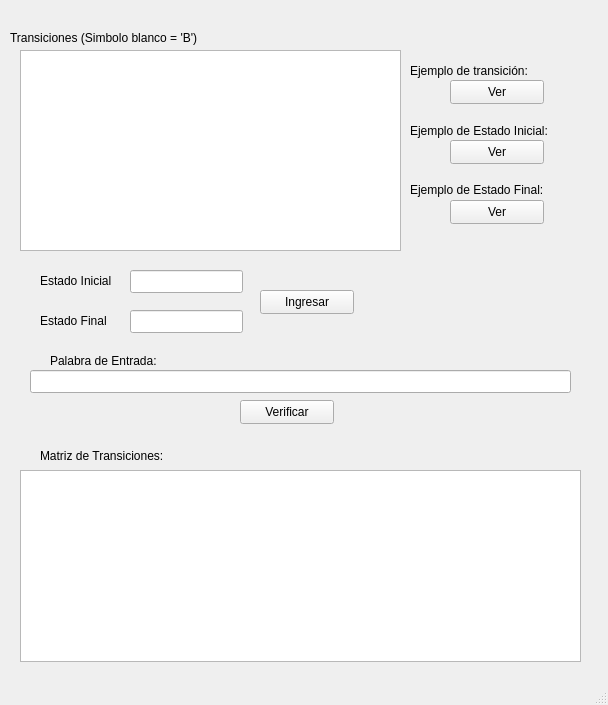
<?xml version="1.0" encoding="UTF-8"?>
<ui version="4.0">
 <class>MainWindow</class>
 <widget class="QMainWindow" name="MainWindow">
  <property name="geometry">
   <rect>
    <x>0</x>
    <y>0</y>
    <width>608</width>
    <height>705</height>
   </rect>
  </property>
  <property name="windowTitle">
   <string>MainWindow</string>
  </property>
  <widget class="QWidget" name="centralwidget">
   <widget class="QLabel" name="label">
    <property name="geometry">
     <rect>
      <x>10</x>
      <y>30</y>
      <width>241</width>
      <height>16</height>
     </rect>
    </property>
    <property name="text">
     <string>Transiciones (Simbolo blanco = 'B')</string>
    </property>
   </widget>
   <widget class="QTextEdit" name="text_transiciones">
    <property name="geometry">
     <rect>
      <x>20</x>
      <y>50</y>
      <width>381</width>
      <height>201</height>
     </rect>
    </property>
   </widget>
   <widget class="QPushButton" name="btn_verTrans">
    <property name="geometry">
     <rect>
      <x>450</x>
      <y>80</y>
      <width>94</width>
      <height>24</height>
     </rect>
    </property>
    <property name="text">
     <string>Ver</string>
    </property>
   </widget>
   <widget class="QPushButton" name="btn_verEstIni">
    <property name="geometry">
     <rect>
      <x>450</x>
      <y>140</y>
      <width>94</width>
      <height>24</height>
     </rect>
    </property>
    <property name="text">
     <string>Ver</string>
    </property>
   </widget>
   <widget class="QPushButton" name="btn_verEstFin">
    <property name="geometry">
     <rect>
      <x>450</x>
      <y>200</y>
      <width>94</width>
      <height>24</height>
     </rect>
    </property>
    <property name="text">
     <string>Ver</string>
    </property>
   </widget>
   <widget class="QPushButton" name="btn_ingresar">
    <property name="geometry">
     <rect>
      <x>260</x>
      <y>290</y>
      <width>94</width>
      <height>24</height>
     </rect>
    </property>
    <property name="text">
     <string>Ingresar</string>
    </property>
   </widget>
   <widget class="QLineEdit" name="line_inicial">
    <property name="geometry">
     <rect>
      <x>130</x>
      <y>270</y>
      <width>113</width>
      <height>23</height>
     </rect>
    </property>
   </widget>
   <widget class="QLineEdit" name="line_final">
    <property name="geometry">
     <rect>
      <x>130</x>
      <y>310</y>
      <width>113</width>
      <height>23</height>
     </rect>
    </property>
   </widget>
   <widget class="QLineEdit" name="line_palabra">
    <property name="geometry">
     <rect>
      <x>30</x>
      <y>370</y>
      <width>541</width>
      <height>23</height>
     </rect>
    </property>
   </widget>
   <widget class="QLabel" name="label_2">
    <property name="geometry">
     <rect>
      <x>40</x>
      <y>270</y>
      <width>81</width>
      <height>21</height>
     </rect>
    </property>
    <property name="text">
     <string>Estado Inicial</string>
    </property>
   </widget>
   <widget class="QLabel" name="label_3">
    <property name="geometry">
     <rect>
      <x>40</x>
      <y>310</y>
      <width>81</width>
      <height>21</height>
     </rect>
    </property>
    <property name="text">
     <string>Estado Final</string>
    </property>
   </widget>
   <widget class="QLabel" name="label_4">
    <property name="geometry">
     <rect>
      <x>410</x>
      <y>60</y>
      <width>141</width>
      <height>21</height>
     </rect>
    </property>
    <property name="text">
     <string>Ejemplo de transición:</string>
    </property>
   </widget>
   <widget class="QLabel" name="label_5">
    <property name="geometry">
     <rect>
      <x>410</x>
      <y>120</y>
      <width>151</width>
      <height>21</height>
     </rect>
    </property>
    <property name="text">
     <string>Ejemplo de Estado Inicial:</string>
    </property>
   </widget>
   <widget class="QLabel" name="label_6">
    <property name="geometry">
     <rect>
      <x>410</x>
      <y>180</y>
      <width>141</width>
      <height>20</height>
     </rect>
    </property>
    <property name="text">
     <string>Ejemplo de Estado Final:</string>
    </property>
   </widget>
   <widget class="QLabel" name="label_7">
    <property name="geometry">
     <rect>
      <x>50</x>
      <y>350</y>
      <width>131</width>
      <height>21</height>
     </rect>
    </property>
    <property name="text">
     <string>Palabra de Entrada:</string>
    </property>
   </widget>
   <widget class="QPushButton" name="btn_verificar">
    <property name="geometry">
     <rect>
      <x>240</x>
      <y>400</y>
      <width>94</width>
      <height>24</height>
     </rect>
    </property>
    <property name="text">
     <string>Verificar</string>
    </property>
   </widget>
   <widget class="QTableView" name="tableView">
    <property name="geometry">
     <rect>
      <x>20</x>
      <y>470</y>
      <width>561</width>
      <height>192</height>
     </rect>
    </property>
   </widget>
   <widget class="QLabel" name="label_8">
    <property name="geometry">
     <rect>
      <x>40</x>
      <y>446</y>
      <width>141</width>
      <height>20</height>
     </rect>
    </property>
    <property name="text">
     <string>Matriz de Transiciones:</string>
    </property>
   </widget>
  </widget>
  <widget class="QStatusBar" name="statusbar"/>
 </widget>
 <resources/>
 <connections/>
</ui>
